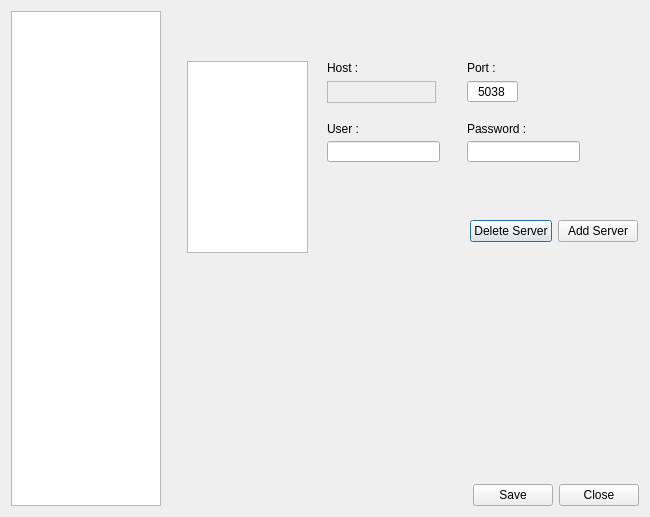
<?xml version="1.0" encoding="UTF-8"?>
<ui version="4.0">
 <class>Settings</class>
 <widget class="QDialog" name="Settings">
  <property name="geometry">
   <rect>
    <x>0</x>
    <y>0</y>
    <width>650</width>
    <height>517</height>
   </rect>
  </property>
  <property name="windowTitle">
   <string>Dialog</string>
  </property>
  <layout class="QHBoxLayout" name="horizontalLayout_2">
   <item>
    <widget class="QListWidget" name="lstSection">
     <property name="sizePolicy">
      <sizepolicy hsizetype="Fixed" vsizetype="Expanding">
       <horstretch>0</horstretch>
       <verstretch>0</verstretch>
      </sizepolicy>
     </property>
     <property name="maximumSize">
      <size>
       <width>150</width>
       <height>16777215</height>
      </size>
     </property>
     <property name="horizontalScrollBarPolicy">
      <enum>Qt::ScrollBarAlwaysOff</enum>
     </property>
    </widget>
   </item>
   <item>
    <layout class="QVBoxLayout" name="verticalLayout">
     <item>
      <widget class="QStackedWidget" name="AreaSettings">
       <property name="currentIndex">
        <number>1</number>
       </property>
       <widget class="QWidget" name="areaGeneral"/>
       <widget class="QWidget" name="areaVoIP">
        <widget class="IPCtrl" name="txtHostVoIP">
         <property name="geometry">
          <rect>
           <x>160</x>
           <y>70</y>
           <width>109</width>
           <height>22</height>
          </rect>
         </property>
         <property name="frameShape">
          <enum>QFrame::StyledPanel</enum>
         </property>
         <property name="frameShadow">
          <enum>QFrame::Raised</enum>
         </property>
        </widget>
        <widget class="QLineEdit" name="txtPortVoIP">
         <property name="geometry">
          <rect>
           <x>300</x>
           <y>70</y>
           <width>51</width>
           <height>21</height>
          </rect>
         </property>
         <property name="text">
          <string>5038</string>
         </property>
         <property name="alignment">
          <set>Qt::AlignCenter</set>
         </property>
        </widget>
        <widget class="QLabel" name="label_2">
         <property name="geometry">
          <rect>
           <x>160</x>
           <y>50</y>
           <width>52</width>
           <height>13</height>
          </rect>
         </property>
         <property name="text">
          <string>Host :</string>
         </property>
        </widget>
        <widget class="QLabel" name="label_7">
         <property name="geometry">
          <rect>
           <x>300</x>
           <y>50</y>
           <width>52</width>
           <height>13</height>
          </rect>
         </property>
         <property name="text">
          <string>Port :</string>
         </property>
        </widget>
        <widget class="QLineEdit" name="txtUserNameVoIP">
         <property name="geometry">
          <rect>
           <x>160</x>
           <y>130</y>
           <width>113</width>
           <height>21</height>
          </rect>
         </property>
        </widget>
        <widget class="QLineEdit" name="txtPassVoIP">
         <property name="geometry">
          <rect>
           <x>300</x>
           <y>130</y>
           <width>113</width>
           <height>21</height>
          </rect>
         </property>
         <property name="echoMode">
          <enum>QLineEdit::Password</enum>
         </property>
        </widget>
        <widget class="QListWidget" name="lstServer">
         <property name="geometry">
          <rect>
           <x>20</x>
           <y>50</y>
           <width>121</width>
           <height>192</height>
          </rect>
         </property>
        </widget>
        <widget class="QWidget" name="horizontalLayoutWidget">
         <property name="geometry">
          <rect>
           <x>160</x>
           <y>200</y>
           <width>311</width>
           <height>41</height>
          </rect>
         </property>
         <layout class="QHBoxLayout" name="horizontalLayout_4">
          <item>
           <spacer name="horizontalSpacer_2">
            <property name="orientation">
             <enum>Qt::Horizontal</enum>
            </property>
            <property name="sizeHint" stdset="0">
             <size>
              <width>40</width>
              <height>20</height>
             </size>
            </property>
           </spacer>
          </item>
          <item>
           <widget class="QPushButton" name="cmdDelServer">
            <property name="text">
             <string>Delete Server</string>
            </property>
           </widget>
          </item>
          <item>
           <widget class="QPushButton" name="cmdAddServer">
            <property name="text">
             <string>Add Server</string>
            </property>
           </widget>
          </item>
         </layout>
        </widget>
        <widget class="QLabel" name="label_8">
         <property name="geometry">
          <rect>
           <x>160</x>
           <y>110</y>
           <width>101</width>
           <height>16</height>
          </rect>
         </property>
         <property name="text">
          <string>User :</string>
         </property>
        </widget>
        <widget class="QLabel" name="label_9">
         <property name="geometry">
          <rect>
           <x>300</x>
           <y>110</y>
           <width>101</width>
           <height>16</height>
          </rect>
         </property>
         <property name="text">
          <string>Password :</string>
         </property>
        </widget>
       </widget>
       <widget class="QWidget" name="areaCdr">
        <layout class="QHBoxLayout" name="horizontalLayout_3">
         <item>
          <widget class="QGroupBox" name="grpRecord">
           <property name="title">
            <string>Call Detail Record</string>
           </property>
           <property name="checkable">
            <bool>true</bool>
           </property>
           <property name="checked">
            <bool>true</bool>
           </property>
           <widget class="QComboBox" name="cmbDataBase">
            <property name="geometry">
             <rect>
              <x>10</x>
              <y>40</y>
              <width>161</width>
              <height>22</height>
             </rect>
            </property>
            <item>
             <property name="text">
              <string>MariaDB(MySQL)</string>
             </property>
            </item>
            <item>
             <property name="text">
              <string>PostgreSQL</string>
             </property>
            </item>
           </widget>
           <widget class="QTextEdit" name="txtSQLQuery">
            <property name="geometry">
             <rect>
              <x>10</x>
              <y>260</y>
              <width>451</width>
              <height>61</height>
             </rect>
            </property>
           </widget>
           <widget class="QLabel" name="label">
            <property name="geometry">
             <rect>
              <x>10</x>
              <y>20</y>
              <width>161</width>
              <height>16</height>
             </rect>
            </property>
            <property name="text">
             <string>Type CDR</string>
            </property>
           </widget>
           <widget class="QLineEdit" name="txtdbName">
            <property name="geometry">
             <rect>
              <x>10</x>
              <y>140</y>
              <width>113</width>
              <height>21</height>
             </rect>
            </property>
           </widget>
           <widget class="QLineEdit" name="txtTableName">
            <property name="geometry">
             <rect>
              <x>10</x>
              <y>180</y>
              <width>113</width>
              <height>21</height>
             </rect>
            </property>
           </widget>
           <widget class="QLineEdit" name="txtUserName">
            <property name="geometry">
             <rect>
              <x>190</x>
              <y>140</y>
              <width>113</width>
              <height>21</height>
             </rect>
            </property>
           </widget>
           <widget class="QLineEdit" name="txtPassword">
            <property name="geometry">
             <rect>
              <x>190</x>
              <y>180</y>
              <width>113</width>
              <height>21</height>
             </rect>
            </property>
            <property name="echoMode">
             <enum>QLineEdit::Password</enum>
            </property>
           </widget>
           <widget class="QLabel" name="label_6">
            <property name="geometry">
             <rect>
              <x>10</x>
              <y>240</y>
              <width>161</width>
              <height>16</height>
             </rect>
            </property>
            <property name="text">
             <string>SQL Query:</string>
            </property>
           </widget>
           <widget class="QWidget" name="layoutWidget">
            <property name="geometry">
             <rect>
              <x>10</x>
              <y>70</y>
              <width>181</width>
              <height>42</height>
             </rect>
            </property>
            <layout class="QGridLayout" name="gridLayout">
             <item row="0" column="0">
              <widget class="QLabel" name="label_3">
               <property name="text">
                <string>Host:</string>
               </property>
              </widget>
             </item>
             <item row="0" column="2">
              <widget class="QLabel" name="label_4">
               <property name="text">
                <string>Port:</string>
               </property>
              </widget>
             </item>
             <item row="1" column="0">
              <widget class="IPCtrl" name="txtHostCDR">
               <property name="frameShape">
                <enum>QFrame::StyledPanel</enum>
               </property>
               <property name="frameShadow">
                <enum>QFrame::Raised</enum>
               </property>
              </widget>
             </item>
             <item row="1" column="1">
              <widget class="QLabel" name="label_5">
               <property name="minimumSize">
                <size>
                 <width>5</width>
                 <height>0</height>
                </size>
               </property>
               <property name="maximumSize">
                <size>
                 <width>5</width>
                 <height>16777215</height>
                </size>
               </property>
               <property name="font">
                <font>
                 <weight>75</weight>
                 <bold>true</bold>
                </font>
               </property>
               <property name="text">
                <string>:</string>
               </property>
              </widget>
             </item>
             <item row="1" column="2">
              <widget class="QLineEdit" name="txtPort">
               <property name="minimumSize">
                <size>
                 <width>55</width>
                 <height>0</height>
                </size>
               </property>
               <property name="maximumSize">
                <size>
                 <width>55</width>
                 <height>16777215</height>
                </size>
               </property>
               <property name="text">
                <string>3306</string>
               </property>
               <property name="alignment">
                <set>Qt::AlignCenter</set>
               </property>
              </widget>
             </item>
            </layout>
           </widget>
          </widget>
         </item>
        </layout>
       </widget>
      </widget>
     </item>
     <item>
      <layout class="QHBoxLayout" name="horizontalLayout">
       <item>
        <spacer name="horizontalSpacer">
         <property name="orientation">
          <enum>Qt::Horizontal</enum>
         </property>
         <property name="sizeHint" stdset="0">
          <size>
           <width>40</width>
           <height>20</height>
          </size>
         </property>
        </spacer>
       </item>
       <item>
        <widget class="QPushButton" name="cmdSave">
         <property name="text">
          <string>Save</string>
         </property>
        </widget>
       </item>
       <item>
        <widget class="QPushButton" name="cmdClose">
         <property name="text">
          <string>Close</string>
         </property>
        </widget>
       </item>
      </layout>
     </item>
    </layout>
   </item>
  </layout>
 </widget>
 <customwidgets>
  <customwidget>
   <class>IPCtrl</class>
   <extends>QFrame</extends>
   <header>IPFrame.h</header>
   <container>1</container>
  </customwidget>
 </customwidgets>
 <resources/>
 <connections/>
</ui>
